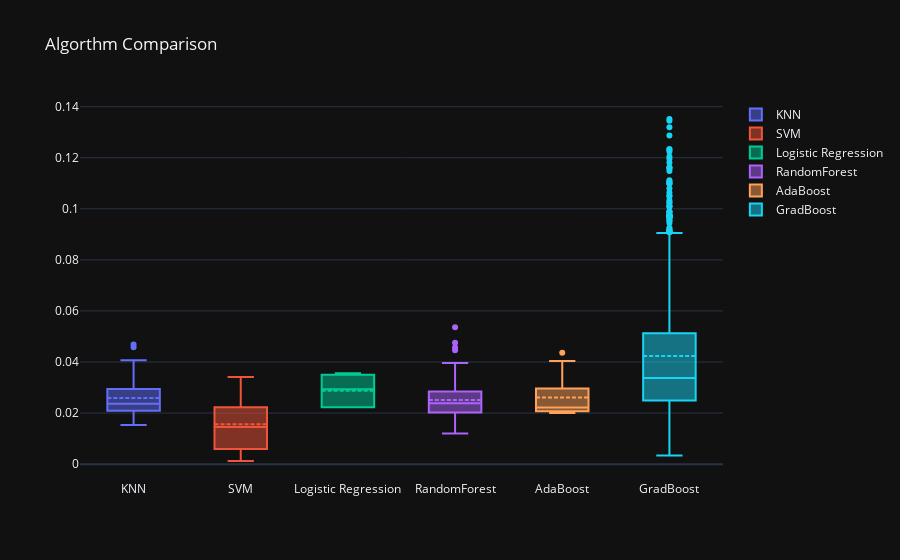

The cell this chart's notebook holds for it:
### Code cell
plot_box(compare_df2['Stds'])

### Figure 1 — Plotly figure (JSON) as saved in the notebook; plotly's stock layout.template omitted (floating-point values rounded to 4 significant figures; data arrays with more than 128 entries replaced by an {"elided": "..."} marker saying what was removed)
{"data": [{"boxmean": true, "name": "KNN", "y": {"elided": "720 float values"}, "type": "box"}, {"boxmean": true, "name": "SVM", "y": {"elided": "500 float values"}, "type": "box"}, {"boxmean": true, "name": "Logistic Regression", "y": {"elided": "320 float values"}, "type": "box"}, {"boxmean": true, "name": "RandomForest", "y": [0.02631, 0.01726, 0.0225, 0.01737, 0.02558, 0.0214, 0.03037, 0.01541, 0.02485, 0.03175, 0.02598, 0.02114, 0.01971, 0.02513, 0.01499, 0.02061, 0.03028, 0.04458, 0.01707, 0.02277, 0.04757, 0.02984, 0.01539, 0.02528, 0.03053, 0.02611, 0.02681, 0.02406, 0.03384, 0.03963, 0.0214, 0.02005, 0.05359, 0.03799, 0.02668, 0.01791, 0.02125, 0.02362, 0.02031, 0.02614, 0.02155, 0.02759, 0.02926, 0.02319, 0.01201, 0.02203, 0.01751, 0.01835, 0.0303, 0.02359, 0.01905, 0.01743, 0.04571, 0.02418, 0.02635, 0.02287, 0.02255, 0.02906, 0.01735, 0.02115, 0.02783, 0.03755, 0.02633, 0.0207, 0.01856, 0.01545, 0.0278, 0.02079, 0.03072, 0.02967, 0.02443, 0.01751], "type": "box"}, {"boxmean": true, "name": "AdaBoost", "y": [0.02073, 0.02073, 0.02073, 0.02073, 0.02073, 0.02073, 0.02073, 0.02226, 0.02073, 0.02226, 0.02212, 0.0294, 0.02, 0.0294, 0.02986, 0.0436, 0.02848, 0.04038, 0.03421, 0.0338], "type": "box"}, {"boxmean": true, "name": "GradBoost", "y": {"elided": "600 float values"}, "type": "box"}], "layout": {"title": {"text": "Algorthm Comparison"}}}
